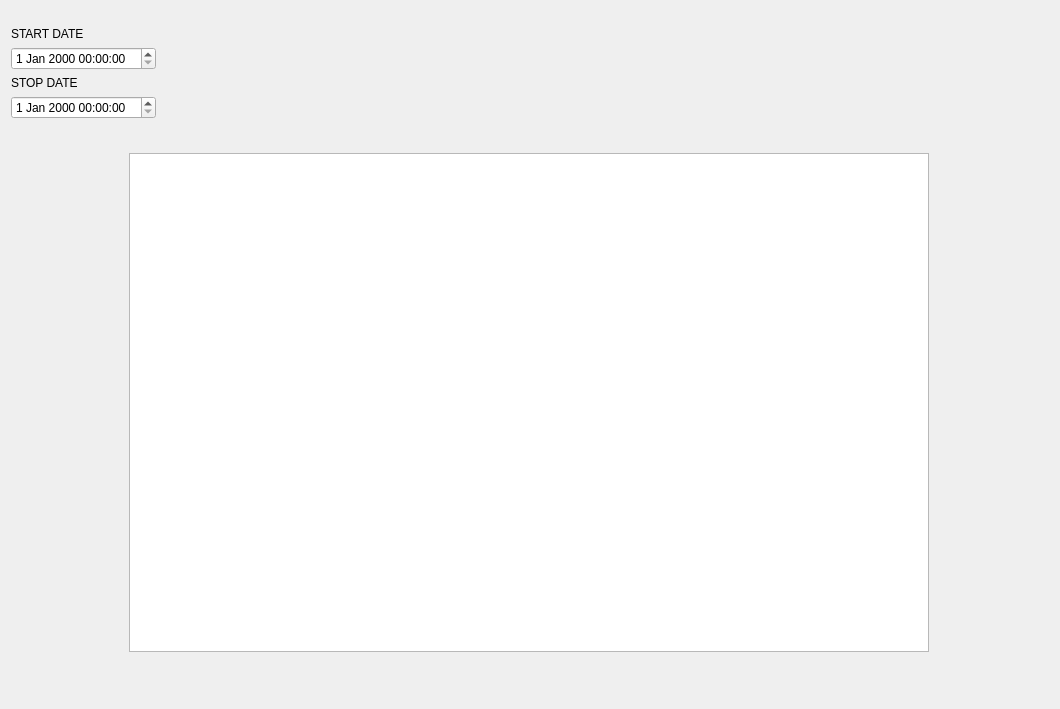
<?xml version="1.0" encoding="UTF-8"?>
<ui version="4.0">
 <class>dataviewForm</class>
 <widget class="QWidget" name="dataviewForm">
  <property name="geometry">
   <rect>
    <x>0</x>
    <y>0</y>
    <width>1060</width>
    <height>709</height>
   </rect>
  </property>
  <property name="windowTitle">
   <string>Data View</string>
  </property>
  <layout class="QVBoxLayout" name="verticalLayout_2">
   <item>
    <layout class="QVBoxLayout" name="verticalLayout">
     <property name="topMargin">
      <number>16</number>
     </property>
     <property name="bottomMargin">
      <number>16</number>
     </property>
     <item>
      <layout class="QHBoxLayout" name="horizontalLayout">
       <property name="spacing">
        <number>-1</number>
       </property>
       <property name="rightMargin">
        <number>24</number>
       </property>
       <item>
        <layout class="QVBoxLayout" name="verticalLayout_5">
         <item>
          <widget class="QLabel" name="label1">
           <property name="text">
            <string>START DATE</string>
           </property>
          </widget>
         </item>
         <item>
          <widget class="QDateTimeEdit" name="startDate">
           <property name="maximumSize">
            <size>
             <width>300</width>
             <height>16777215</height>
            </size>
           </property>
          </widget>
         </item>
         <item>
          <widget class="QLabel" name="label2">
           <property name="text">
            <string>STOP DATE</string>
           </property>
          </widget>
         </item>
         <item>
          <widget class="QDateTimeEdit" name="stopDate">
           <property name="maximumSize">
            <size>
             <width>300</width>
             <height>16777215</height>
            </size>
           </property>
          </widget>
         </item>
        </layout>
       </item>
       <item>
        <spacer name="horizontalSpacer">
         <property name="orientation">
          <enum>Qt::Horizontal</enum>
         </property>
         <property name="sizeHint" stdset="0">
          <size>
           <width>40</width>
           <height>20</height>
          </size>
         </property>
        </spacer>
       </item>
      </layout>
     </item>
     <item>
      <layout class="QHBoxLayout" name="horizontalLayout_2">
       <property name="leftMargin">
        <number>16</number>
       </property>
       <property name="topMargin">
        <number>13</number>
       </property>
       <property name="rightMargin">
        <number>16</number>
       </property>
       <property name="bottomMargin">
        <number>15</number>
       </property>
       <item>
        <layout class="QVBoxLayout" name="verticalLayout_3">
         <property name="leftMargin">
          <number>12</number>
         </property>
         <property name="topMargin">
          <number>15</number>
         </property>
         <property name="rightMargin">
          <number>14</number>
         </property>
         <property name="bottomMargin">
          <number>15</number>
         </property>
         <item>
          <widget class="QListWidget" name="listWidget">
           <property name="sizePolicy">
            <sizepolicy hsizetype="MinimumExpanding" vsizetype="MinimumExpanding">
             <horstretch>0</horstretch>
             <verstretch>0</verstretch>
            </sizepolicy>
           </property>
           <property name="maximumSize">
            <size>
             <width>800</width>
             <height>500</height>
            </size>
           </property>
          </widget>
         </item>
        </layout>
       </item>
       <item>
        <layout class="QVBoxLayout" name="verticalLayout_4"/>
       </item>
      </layout>
     </item>
    </layout>
   </item>
  </layout>
 </widget>
 <resources/>
 <connections/>
</ui>
